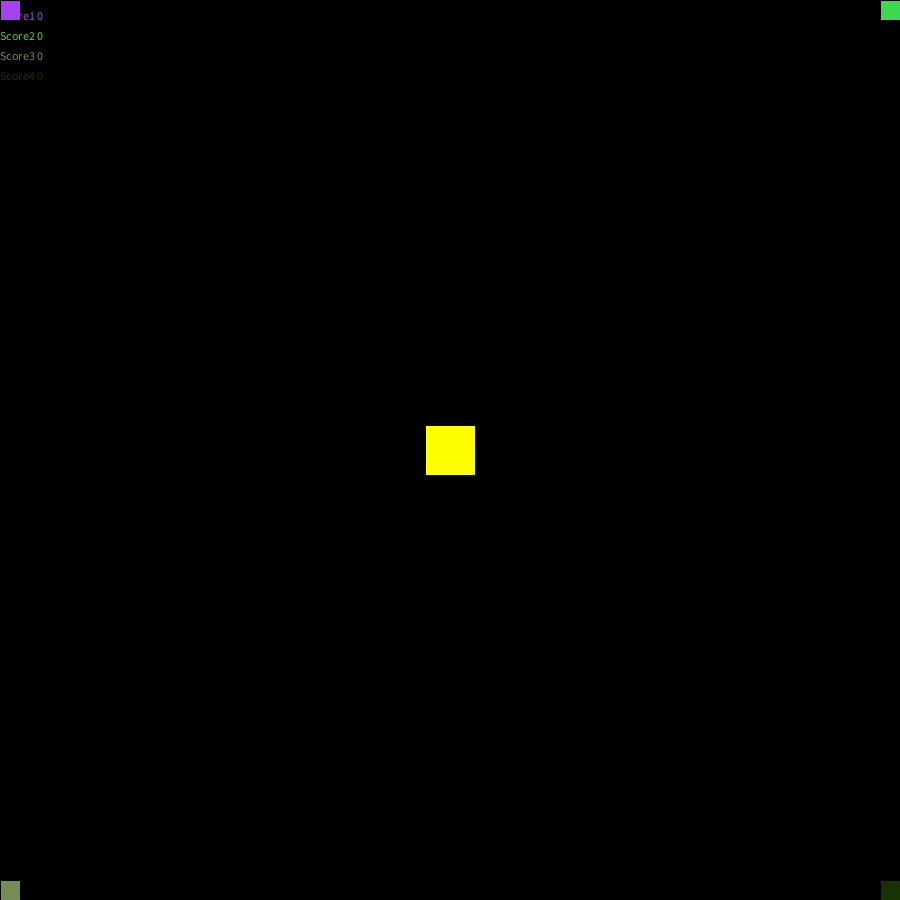
Frame 1 (no input)
Frame 60 (the mouse pressed at the canvas centre just before this capture): identical to frame 1, image omitted
Frame 120 (the mouse held since frame 60 and released just before this capture): identical to frame 1, image omitted

The Processing sketch that drew this single still picture (run headless with seeded random() and noise(); from frame 60 on, the mouse is pressed at the canvas centre):

// Processing sketch: cotton___4player
// ── cotton___4player.pde
class Player
{
  color c = color(random(255), random(255), random(255));
  int x;
  int y;
  int width = 20;
  int height = 20;
  float dx = 0;
  float dy = 0;
  float speed = 9;
  int score = 0;

  char upKey;
  char downKey;
  char leftKey;
  char rightKey;

  void update()
  {
    x = x + (int) dx;
    if (x < 0)
    {
      x = 0;
    }

    if (x + width > 900)
    {
      x = 900 - width;
    }

    y = y + (int) dy;
    if (y < 0)
    {
      y = 0;
    }

    if (y + height > 900)
    {
      y = 900 - height;
    }
  }

  void draw()
  {
    fill(c);
    rect(x, y, width, height);
  }

  boolean hit(Player other)
  {
    if (x + width > other.x && x < other.x + other.width && y + height > other.y && y < other.y + other.height)
    {
      return true; 
    }
   
    return false;    
  }

  void keyPressed()
  {
    if (keyCode == upKey)
    {
      dy = -speed;
    }

    if (keyCode == downKey)
    {
      dy = speed;
    }

    if (keyCode == leftKey)
    {
      dx = -speed;
    }

    if (keyCode == rightKey)
    {
      dx = speed;
    }
  }

  void keyReleased()
  {
    if (keyCode == upKey && dy == -speed)
    {
      dy = 0;
    }

    if (keyCode == downKey && dy == speed)
    {
      dy = 0;
    }

    if (keyCode == leftKey && dx == -speed)
    {
      dx = 0;
    }

    if (keyCode == rightKey  && dx == speed)
    {
      dx = 0;
    }
  }
}

Player p1 = new Player();
Player p2 = new Player();
Player p3 = new Player();
Player p4 = new Player();

Player cheese = new Player();

void setup()
{
  size(900, 900);
  p1.upKey = 'W';
  p1.leftKey = 'A';
  p1.rightKey = 'D';
  p1.downKey = 'S';

  p2.x = 880;
  p2.upKey = 'I';
  p2.leftKey = 'J';
  p2.rightKey = 'L';
  p2.downKey = 'K';

  p3.x = 0;
  p3.y = 880;
  p3.upKey = UP;
  p3.leftKey = LEFT;
  p3.rightKey = RIGHT;
  p3.downKey = DOWN;

  p4.x = 880;
  p4.y = 880;
  p4.upKey = 104;
  p4.leftKey = 100;
  p4.rightKey = 102;
  p4.downKey = 101;


  cheese.x = 425;
  cheese.y = 425;
  cheese.width = 50;
  cheese.height = 50;
  cheese.c = color(255, 255, 0);
}

void draw()
{
  background(0);

  p1.update();
  p2.update();
  p3.update();
  p4.update();

  p1.draw();
  p2.draw();
  p3.draw();
  p4.draw();
  cheese.draw();
  
  fill(p1.c);
  text("Score1 " + p1.score, 0, 20);
  fill(p2.c);
  text("Score2 " + p2.score, 0, 40);
  fill(p3.c);
  text("Score3 " + p3.score, 0, 60);
  fill(p4.c);
  text("Score4 " + p4.score, 0, 80);
  
  boolean cheeseHit = false;
  if (p1.hit(cheese))
  {
    cheeseHit = true;
    p1.score += 1;
  }

  if (p2.hit(cheese))
  {
    cheeseHit = true;
    p2.score += 1;
  }

  if (p3.hit(cheese))
  {
    cheeseHit = true;
    p3.score += 1;
  }

  if (p4.hit(cheese))
  {
    cheeseHit = true;
    p4.score += 1;
  }

  if (cheeseHit)
  {
    cheese.x = (int) random(850);
    cheese.y = (int) random(850);
  }
}

void keyPressed()
{
  println("key: " + (int)key + ", keyCode: " + (int) keyCode); 
  p1.keyPressed();
  p2.keyPressed();
  p3.keyPressed();
  p4.keyPressed();
}

void keyReleased()
{
  p1.keyReleased();
  p2.keyReleased();
  p3.keyReleased();
  p4.keyReleased();
}

void mousePressed()
{
  println("mouse " + mouseX + ", " + mouseY); 
}
